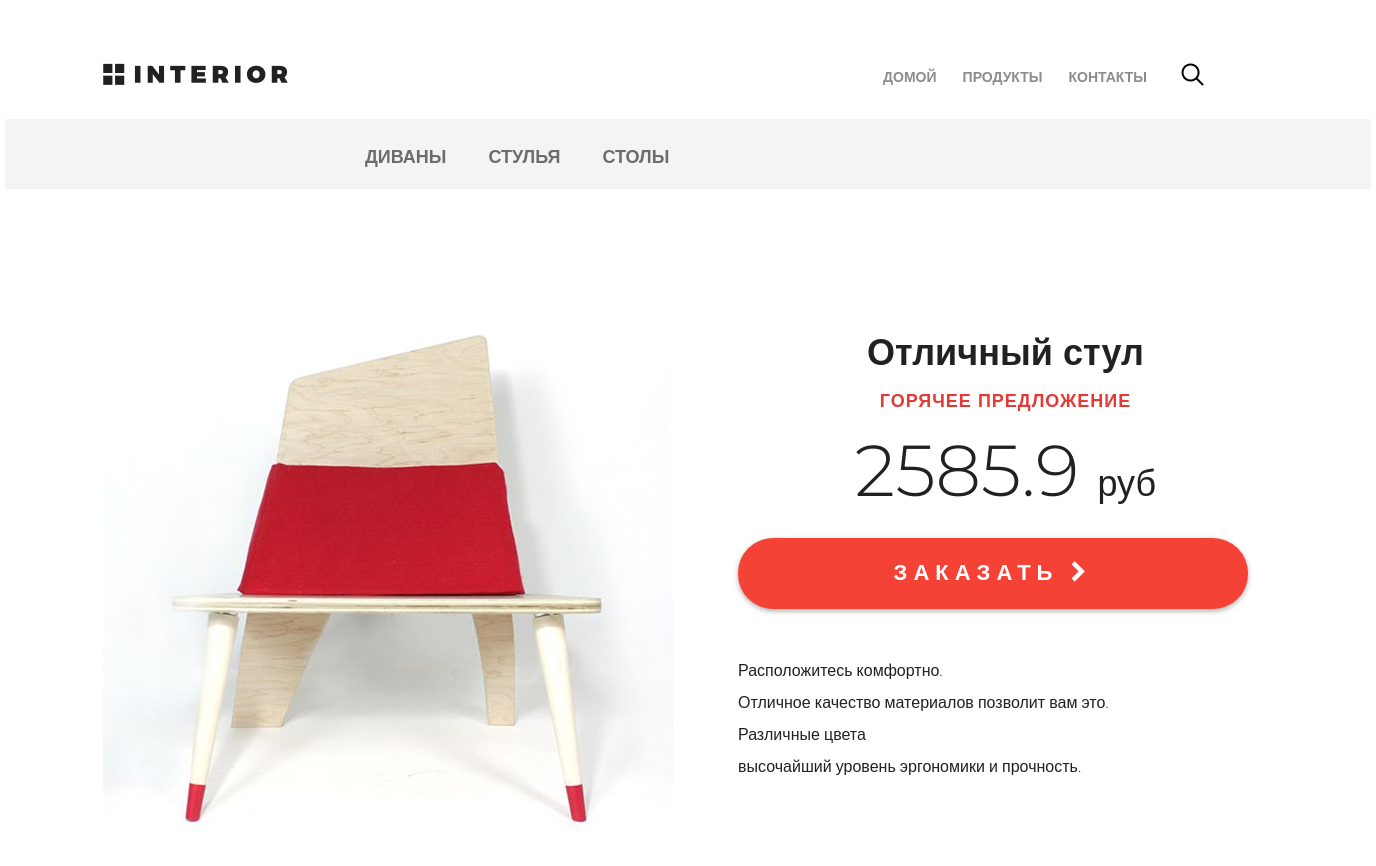
Before: /products/ (upper part) with the older database file.
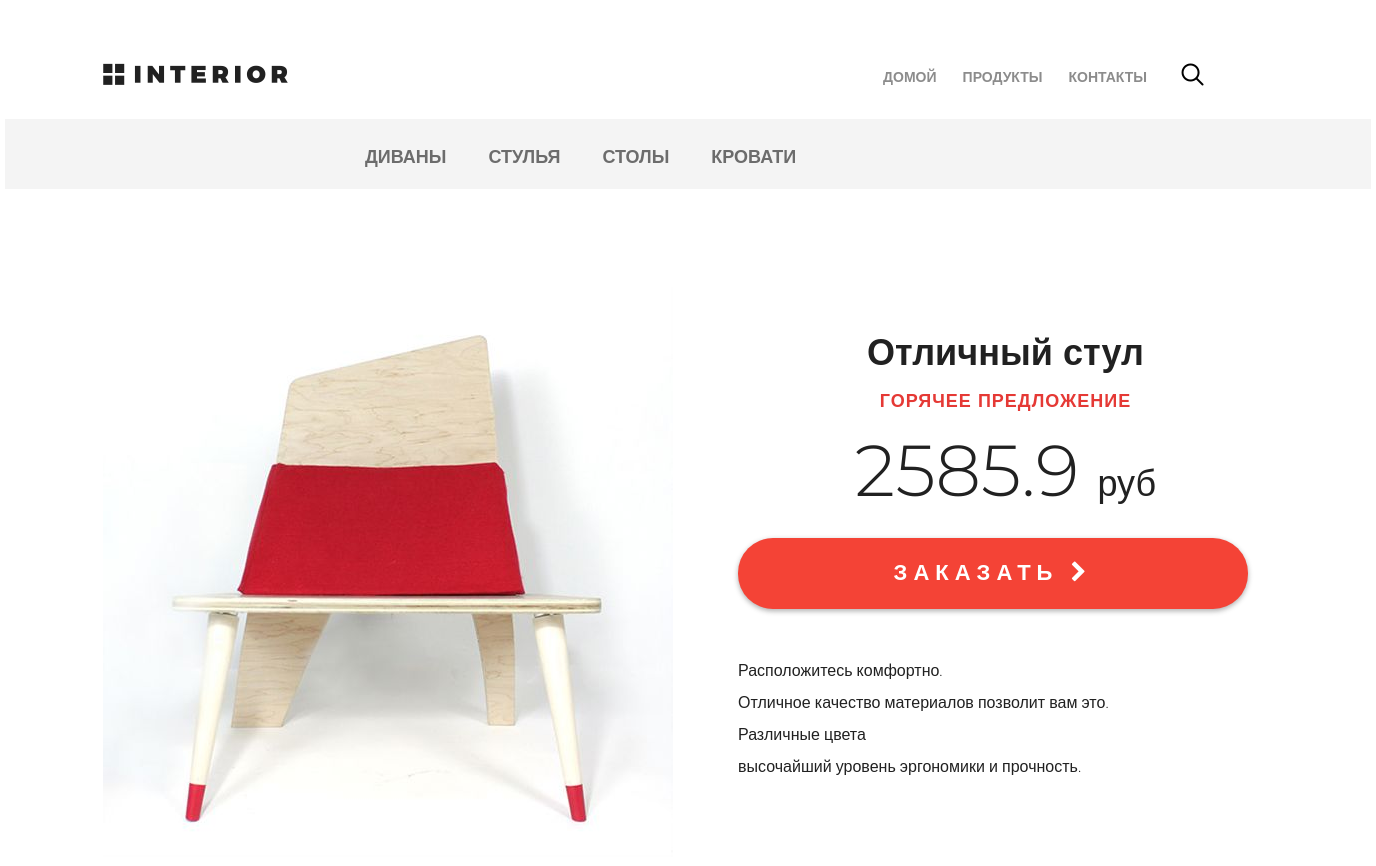
After: the same page with the newer database file.
### mainapp/models.py (models this page shows, shortened)
class ProductCategory(models.Model):
    name = models.CharField(max_length=64, unique=True, verbose_name='имя')
    description = models.TextField(blank=True, verbose_name='описание')
    class Meta:
        verbose_name = 'категория'
        verbose_name_plural = 'категории'

### mainapp/views.py (the view)
# urls.py: path('products/', include('mainapp.urls', namespace='products')),
def products(request, pk=None):
    title = 'продукты'
    links_menu = ProductCategory.objects.all()
    content = {
        'title': title,
        'links_menu': links_menu,
    }
    return render(request, 'mainapp/products.html', content)

### mainapp/templates/mainapp/products.html (shortened to what this page needs)
{% extends 'mainapp/base.html' %}
{% load static %}
{% block menu %}
    <div class="hero-white">
        <div class="header clearfix">
            <a href="/" class="logo"></a>
            {% include 'mainapp/includes/inc_main_menu.html' %}
        </div>
    </div>
{% endblock %}
{% block content %}
    <div class="details">
        <div class="links clearfix">
            {% include 'mainapp/includes/inc_categories_menu.html' %}
        </div>
        <div class="details-products">
            <div class="details-slider">
                <div class="slider-product">
                    <img src="{% static '/img/slider1.jpg' %}">
                </div>
            </div>
            <div class="description">
                <h3 class="big-bold">Отличный стул</h3>
                <h3 class="red">горячее предложение</h3>
                <p class="price"> 2585.9 <span>руб</span></p>
                <a href="#" class="red-button">
                    заказать <i class="fa fa-chevron-right" aria-hidden="true"></i>
                </a>
                <div class="description-text">
                    <p>Расположитесь комфортно.</p>
                    <p>Отличное качество материалов
                        позволит вам это.</p>
                    <p>Различные цвета</p>
                    <p>высочайший уровень
                        эргономики и прочность.</p>
                </div>
            </div>
        </div>
    </div>
{% endblock %}

### mainapp/templates/mainapp/includes/inc_categories_menu.html (shortened to what this page needs)
<ul class="links-menu">
    {% for link in links_menu %}
        <li><a
                href="{% url 'products:category' link.pk %}"
        >{{ link.name }}</a></li>
    {% endfor %}
</ul>

Changed rows visible on the page:
added ProductCategory: name "КРОВАТИ"
